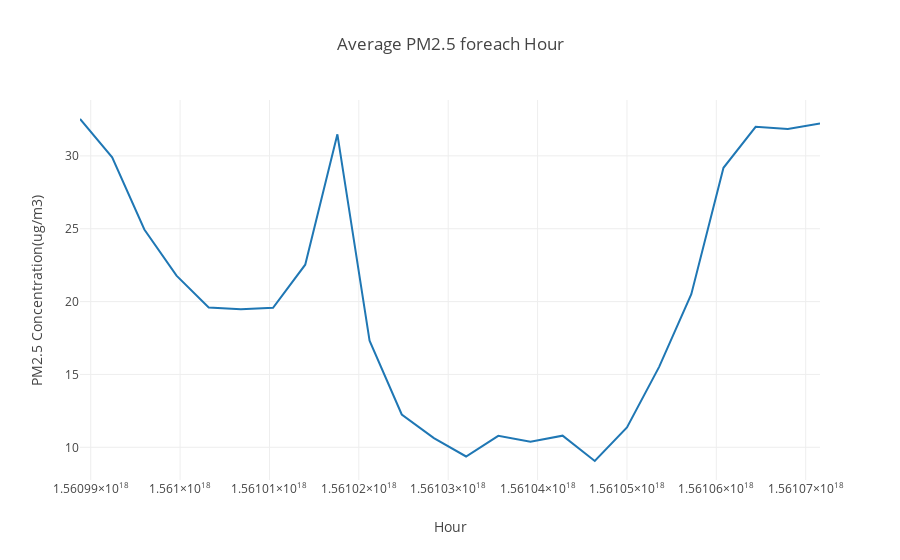

The notebook cell this image was saved under:
### Code cell
average_pm25_trend_for_each_hour = go.Scatter(x=average_pm25_concentration_for_each_hour_of_day['TimeStamp'].values,
                         y = average_pm25_concentration_for_each_hour_of_day['PM2.5(Ug/m3)'].values) 

layout = go.Layout(title='Average PM2.5 foreach Hour', xaxis=dict(title='Hour'),
                   yaxis=dict(title='PM2.5 Concentration(ug/m3)'))

fig = go.Figure(data=[average_pm25_trend_for_each_hour], layout=layout)
iplot(fig)
pio.write_image(fig, os.path.join(filepath , 'average_pm25_concentration_trend_for_each_hour.png'))

### Figure 1 — Plotly figure (JSON) as saved in the notebook; plotly's stock layout.template omitted (floating-point values rounded to 4 significant figures)
{"data": [{"type": "scatter", "uid": "a9f02e76-9724-40f5-a55a-276864bba6bc", "x": [1560988800000000000, 1560992400000000000, 1560996000000000000, 1560999600000000000, 1561003200000000000, 1561006800000000000, 1561010400000000000, 1561014000000000000, 1561017600000000000, 1561021200000000000, 1561024800000000000, 1561028400000000000, 1561032000000000000, 1561035600000000000, 1561039200000000000, 1561042800000000000, 1561046400000000000, 1561050000000000000, 1561053600000000000, 1561057200000000000, 1561060800000000000, 1561064400000000000, 1561068000000000000, 1561071600000000000], "y": [32.53, 29.9, 24.95, 21.78, 19.59, 19.48, 19.57, 22.53, 31.48, 17.32, 12.25, 10.63, 9.37, 10.79, 10.38, 10.8, 9.06, 11.36, 15.52, 20.51, 29.18, 31.99, 31.85, 32.23]}], "layout": {"title": {"text": "Average PM2.5 foreach Hour"}, "xaxis": {"title": {"text": "Hour"}}, "yaxis": {"title": {"text": "PM2.5 Concentration(ug/m3)"}}}}
